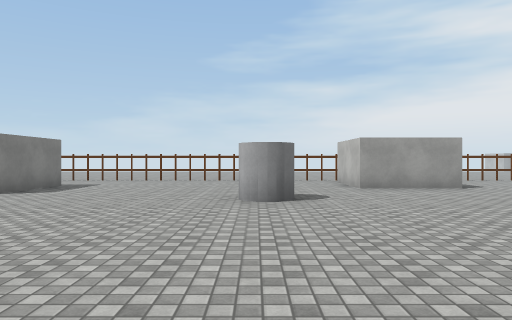
View 1 (above)

24 first-person views from a walk through a Unity game level. The camera is 1.4 m above the floor, looks level and sees 70° across. The floor is counted in squares, 2 m on a side. Each view is taken from the middle of a square. On the plan, view 1 faces up. The plan holds only what a view shows up to about 11 squares ahead; the rest is blank. The place goes on beyond the plan. Surface patterns are stand-ins for the level's own textures.

View 2
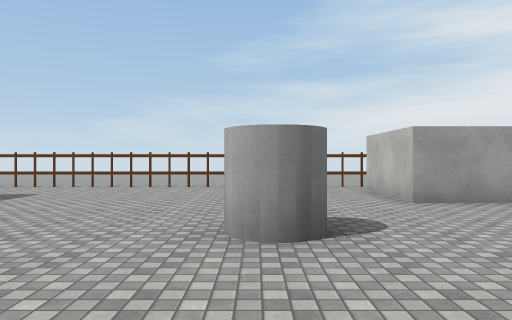

View 3
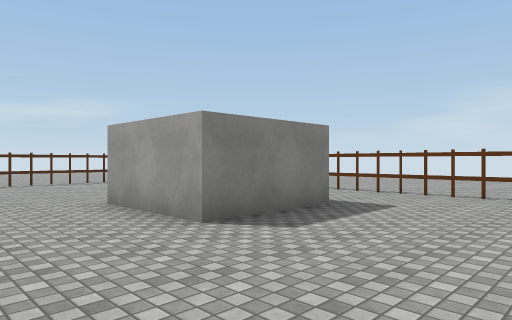

View 4
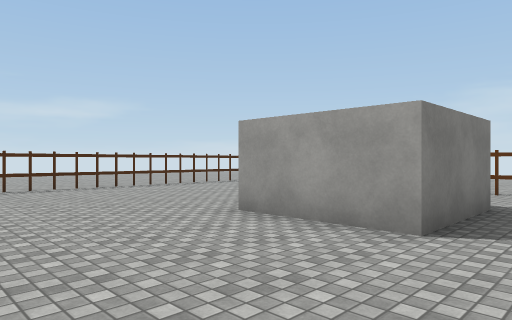

View 5
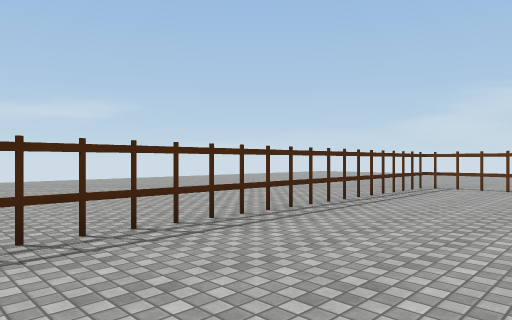

View 6
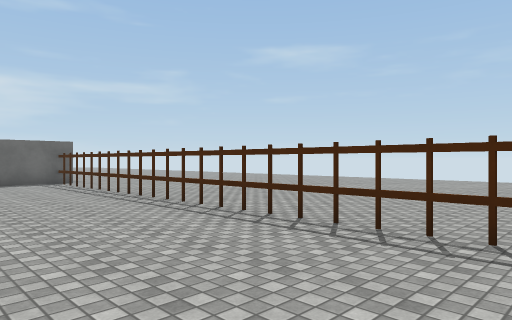

View 7
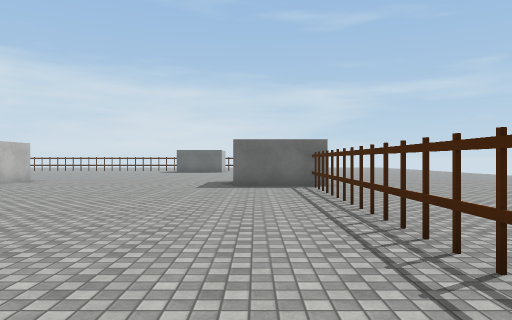

View 8
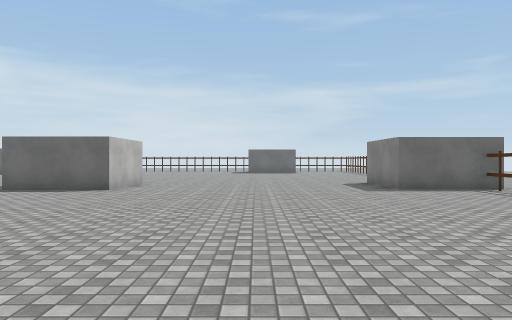

View 9
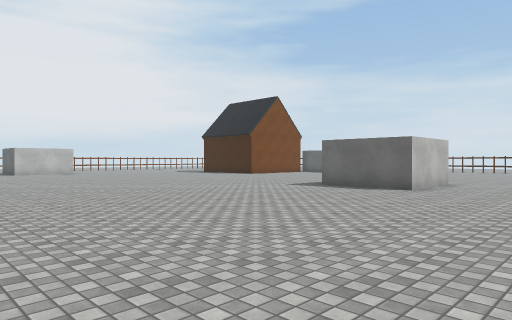

View 10
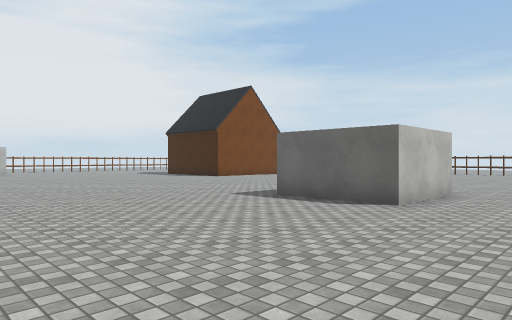

View 11
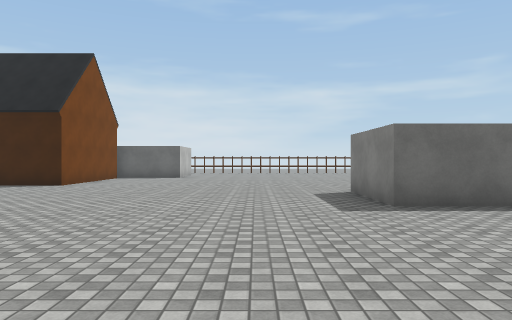

View 12
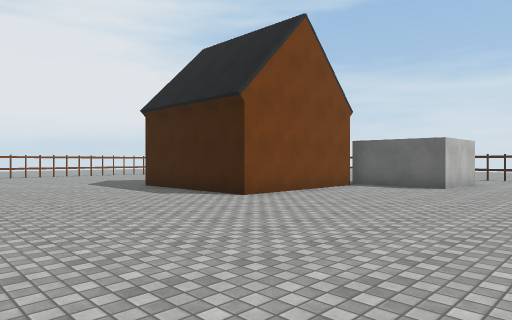

View 13
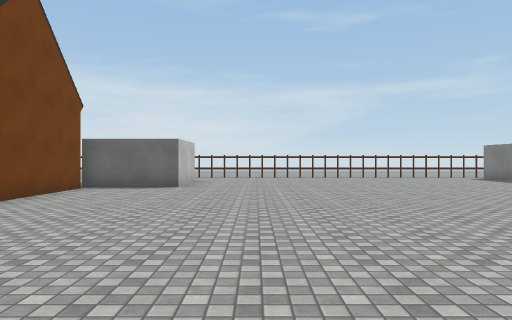

View 14
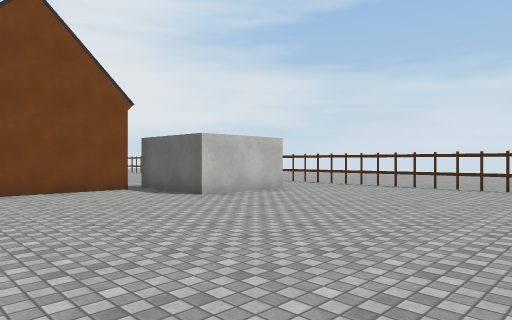

View 15
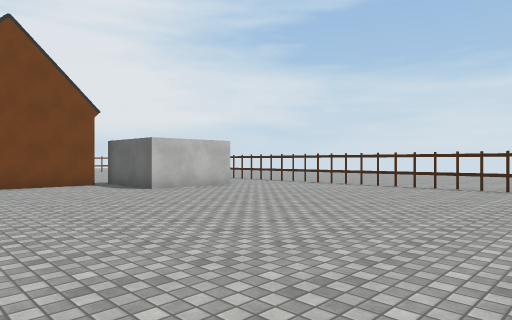

View 16
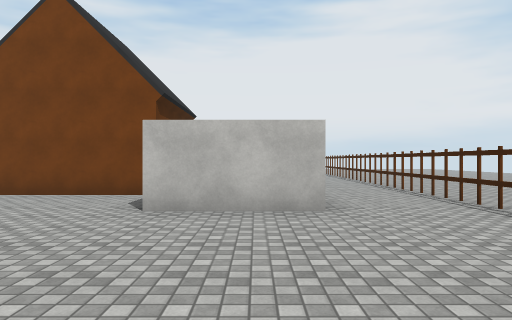

View 17
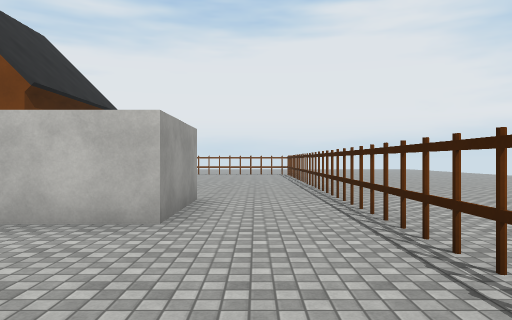

View 18
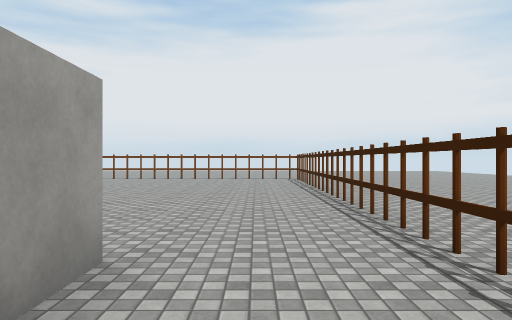

View 19
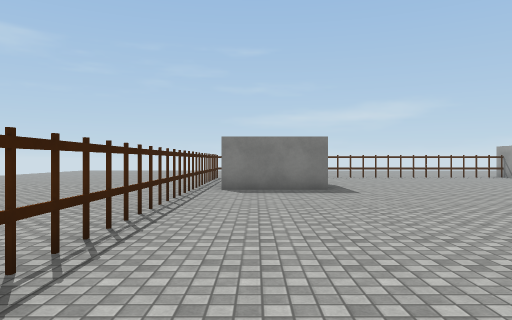

View 20
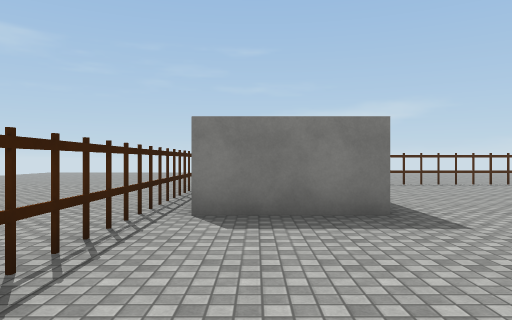

View 21
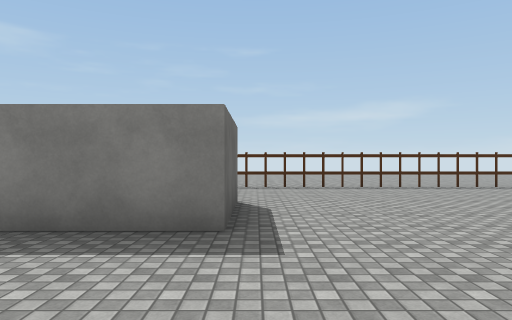

View 22
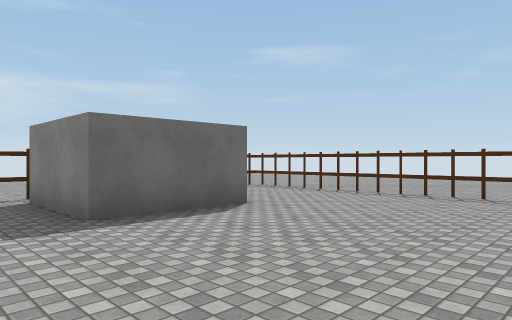

View 23
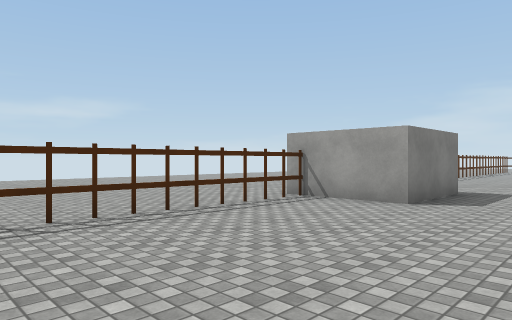

View 24
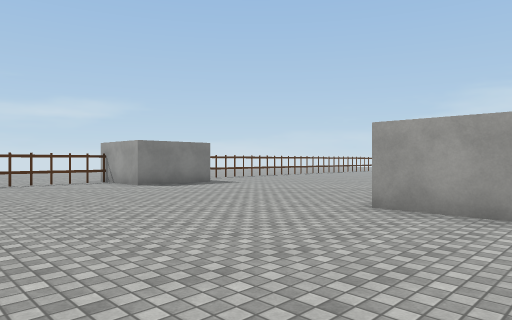

### Floor plan
Key: @ floor where view 1 was taken; # wall or solid block; . floor; = window, fence, low wall or low ledge; C grey cylinder; H house.
Columns run from 14 left of view 1 to 14 right of it. Each row starts with its distance up from view 1.
 13 .==    =======  ==
 12 =..    .......  ..
 11 =...    ...... ..#  ..
 10 =....   #..... ..#  ..
  9 =.....  #..... ..###.
  8 =......##............
  7 =.............C.....
  6 =.............C....
  5 =..................
  4 =....  ...........
  3 =...................
  2 =...................
  1 =..................
  0 =.............@......
 -1 =....................
 -2 =...................
 -3 =..................
 -4 ###.......###..........
 -5 ###.......###...............
 -6 ###.......###...............
 -7 =..........................
 -8 =...................HHHH..
 -9 =...................HHHH
-10 =...................HHHH
-11 =...................HHHH
-12 =..................HHHHH  ...
-13 =................###.........
-14 =................### ........
-15 =...###..........###.........
-16 =..   #......................
-17 =. ..........................
-18 .= ==========================

Positions as (right, up) in squares from view 1, and headings:
1: (0, 0), facing up
2: (0, 3), facing up
3: (-2, 5), facing up-left
4: (-4, 4), facing up-left
5: (-10, 3), facing up-left
6: (-10, 8), facing down-left
7: (-12, 6), facing down
8: (-8, 5), facing down
9: (-8, 5), facing down-right
10: (-7, 2), facing down-right
11: (0, 2), facing down
12: (0, -3), facing down-right
13: (1, -3), facing down
14: (-3, -8), facing down-right
15: (-5, -8), facing down-right
16: (-2, -14), facing right
17: (-1, -16), facing right
18: (3, -16), facing right
19: (1, -16), facing left
20: (-3, -16), facing left
21: (-4, -14), facing left
22: (-6, -10), facing down-left
23: (-9, -12), facing up-left
24: (-2, -11), facing up-left
